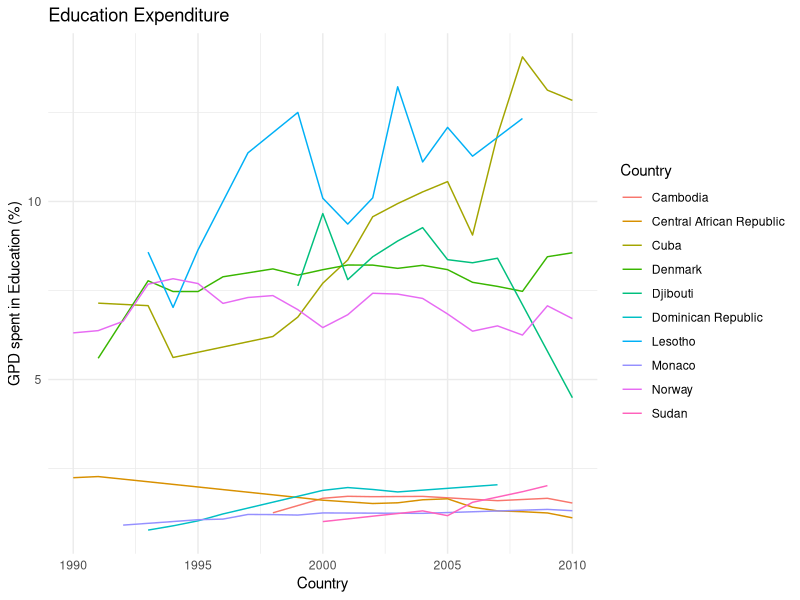

Recreate this plot in R. (Note: this script raises an error after producing the figure.)
## ---- chunk 1
knitr::opts_chunk$set(echo = TRUE)
## ---- chunk 2
library(tidyverse)
library(dplyr)
library(ggplot2)
library(scales)


annualdeath <- read.csv("../Dataset/annual-number-of-deaths-by-cause.csv", header = TRUE)
governmentEducationExpenditure  <- read.csv("../Dataset/total-government-expenditure-on-education-gdp.csv", header = TRUE)
enrolment_ratio_teritiary_education <- read.csv("../Dataset/enrolment-ratio-teritiary-education.csv", header = TRUE)
waterAccess <- read.csv("../Dataset/water-withdrawals-per-capita.csv")
## ---- chunk 3

annualdeath <- annualdeath %>% filter(Code != "");
governmentEducationExpenditure <- governmentEducationExpenditure  %>% filter(Code != "");
waterAccess <- waterAccess %>% filter(Code != "");

## ---- chunk 4
colnames(annualdeath) <- c("Country","Code","Year","Meningitis","Alzheimers disease","Parkinsons disease","Nutritional deficiencies","Malaria",
"Drowning","Interpersonal violence", "Maternal disorders", "HIV AIDS" , "Drug use disorders", "Tuberculosis", "Cardiovascular diseases", "Lower respiratory infections", "Neonatal disorders","Alcohol use disorders", "Self harm", "Exposure to forces of nature", "Diarrheal diseases", "Environmental heat and cold exposure", "Neoplasms", "Conflict and terrorism", "Diabetes mellitus", "Chronic kidney disease", "Poisonings", "Protein energy malnutrition", "Road injuries", "Chronic respiratory diseases", "Cirrhosis and other chronic liver diseases", "Digestive diseases","Fire heat and hot substances","Acute hepatitis", "Measles"
)
colnames(governmentEducationExpenditure) <- c("Country","Code","Year", "GPD spent in Education (%)")

colnames(enrolment_ratio_teritiary_education) <- c("Country","Year","Gender","Age", "Units", "Enrolment ration (%)")

colnames(waterAccess) <- c("Country","Code", "Year", "Water withdrawal per capita ()")
## ---- chunk 5

annualdeath <- select(annualdeath,-Code, -`Interpersonal violence`, -`Fire heat and hot substances`, -`Road injuries`, -`Conflict and terrorism`, -`Exposure to forces of nature`, -`Self harm` , -`Alzheimers disease` , -`Parkinsons disease`, -`Drowning`, -`Maternal disorders`, -`Drug use disorders`, -`Alcohol use disorders` , -`Environmental heat and cold exposure`, -`Poisonings`, -`Neonatal disorders`, -`Nutritional deficiencies` , -`Meningitis`)

governmentEducationExpenditure <- select(governmentEducationExpenditure, -Code)

enrolment_ratio_teritiary_education <- select(enrolment_ratio_teritiary_education, -Units, -Age,)

waterAccess <- select(waterAccess, -Code)
## ---- chunk 6
annualdeath$`Respiratory diseases` <- annualdeath$`Lower respiratory infections` + annualdeath$`Chronic respiratory diseases`

annualdeath$`Digestives diseases` <- annualdeath$`Digestive diseases` + annualdeath$`Cirrhosis and other chronic liver diseases` + annualdeath$`Acute hepatitis`

annualdeath$`Infectious diseases` <- annualdeath$`Malaria` + annualdeath$`Tuberculosis` + annualdeath$`HIV AIDS` + annualdeath$`Measles` + annualdeath$`Diarrheal diseases`

annualdeath$`Other non communicable diseases` <- annualdeath$`Chronic kidney disease` + annualdeath$`Protein energy malnutrition`


annualdeath <- select(annualdeath, -`Lower respiratory infections` , -`Chronic respiratory diseases`, -`Tuberculosis` , -`Digestive diseases`, -`Cirrhosis and other chronic liver diseases`, -`Acute hepatitis`, -`Malaria` , -`HIV AIDS`, -`Measles` , -`Chronic kidney disease` , -`Protein energy malnutrition` ,-`Diarrheal diseases`)
## ---- chunk 7
pays_non_observés_annual_death <- annualdeath %>% group_by(Country) %>% filter(n() < 5)
pays_non_observés_annual_death <- pays_non_observés_annual_death %>% group_by(Country) %>% count()


pays_non_observés_government_exp <- governmentEducationExpenditure %>% group_by(Country) %>% filter(n() < 5)
pays_non_observés_government_exp <- pays_non_observés_government_exp %>% group_by(Country) %>% count()

pays_non_observés_enrolment_ratio_teritiary_education <- enrolment_ratio_teritiary_education %>% group_by(Country) %>% filter(n() < 5)
pays_non_observés_enrolment_ratio_teritiary_education <- pays_non_observés_enrolment_ratio_teritiary_education  %>% group_by(Country) %>% count()

pays_non_observés_water_access <- waterAccess  %>% group_by(Country) %>% filter(n() < 1)
pays_non_observés_water_access <- pays_non_observés_water_access  %>% group_by(Country) %>% count()

print(pays_non_observés_government_exp)
print(pays_non_observés_annual_death)
print(pays_non_observés_enrolment_ratio_teritiary_education)
print(pays_non_observés_water_access)
## ---- chunk 8
annualdeath <- annualdeath %>% filter(Year<2011);

governmentEducationExpenditure <- governmentEducationExpenditure  %>% filter(Year<2011) %>%filter(Year>1989);

enrolment_ratio_teritiary_education <- enrolment_ratio_teritiary_education  %>% filter(Year<2011) %>%filter(Year>1989)  %>%filter(Gender == "All genders") ;

waterAccess <- waterAccess %>% filter(Year<2011) %>%filter(Year>1989)
## ---- chunk 9
governmentEducationExpenditure <- governmentEducationExpenditure %>% group_by(Country) %>% filter(n() > 5) %>% filter(Country != "World")

annualdeath <- annualdeath %>% group_by(Country) %>% filter(n() > 5) %>% filter(Country != "World")

enrolment_ratio_teritiary_education <- enrolment_ratio_teritiary_education %>% group_by(Country) %>% filter(n() > 5) %>% filter(!grepl("^MDG_", Country))

waterAccess <- waterAccess %>% group_by(Country) %>% filter(n() > 1)
## ---- chunk 10
governmentEducationExpenditure %>% group_by(Country)%>%count()

annualdeath %>% group_by(Country)%>%count()

enrolment_ratio_teritiary_education %>% group_by(Country)%>%count()

waterAccess %>% group_by(Country)%>%count()
## ---- chunk 11
governmentEducationExpenditure %>% group_by(Country)%>%summarise() %>% nrow()
annualdeath  %>% group_by(Country)%>%summarise() %>% nrow()
enrolment_ratio_teritiary_education  %>% group_by(Country)%>%summarise() %>% nrow()
waterAccess  %>% group_by(Country)%>%summarise() %>% nrow()
## ---- chunk 12
governmentEducationExpenditure_mean <- governmentEducationExpenditure %>%
  group_by(Country) %>%
  summarise(Mean_GPD_spent = mean(`GPD spent in Education (%)`))

governmentEducationExpenditure_valmax <- governmentEducationExpenditure_mean %>% top_n(5, wt = `Mean_GPD_spent`)

governmentEducationExpenditure_valmin <- governmentEducationExpenditure_mean %>% slice_min(`Mean_GPD_spent`, n = 5)

print(governmentEducationExpenditure_valmin$Country)

print(governmentEducationExpenditure_valmax$Country)
## ---- chunk 13
pays_min_gov_exp <- filter(governmentEducationExpenditure, Country %in% c("Monaco", "Sudan", "Dominican Republic" , "Central African Republic","Cambodia"))

pays_max_gov_exp <- filter(governmentEducationExpenditure, Country %in% c("Cuba","Denmark",  "Djibouti", "Lesotho","Norway"))

pays_combinés_gov_exp <- filter(governmentEducationExpenditure, Country %in% c("Cuba","Denmark",  "Djibouti", "Lesotho","Norway","Monaco", "Sudan", "Dominican Republic" , "Central African Republic","Cambodia"))

## ---- chunk 14
ggplot(data = pays_combinés_gov_exp, aes(x = Year, y = `GPD spent in Education (%)`, group = Country, color = Country)) +
  geom_line() +
  labs(title = "Education Expenditure",
       x = "Country",
       y = "GPD spent in Education (%)") +
  theme_minimal()

## ---- chunk 15
library(RColorBrewer)


# Créer une palette de couleurs distinctes
n_years <- 21
paired_palette <- brewer.pal(n = 12, name = "Paired")
additional_colors <- c("#F7FCF0", "#E0F3DB", "#CEEBC5", "#A8DDB5", "#7BCCC4", "#4EB3D3", "#2B8CBE", "#0868AC", "#084081")
palette <- c(paired_palette, additional_colors)

# Créer le nuage de points avec les couleurs basées sur l'année
ggplot(europe_government_expenditure, aes(x = Country, y = `GPD spent in Education (%)`, color = factor(Year))) +
  geom_point() +
  scale_color_manual(values = palette) +
  theme(axis.text.x = element_text(angle = 90, hjust = 1, vjust = 0)) +
  labs(x = "Country", y = "GPD spent in Education (%)", title = "Education Expenditure in Europe", color = "Year")

## ---- chunk 16

# Créer le nuage de points avec les couleurs basées sur l'année
ggplot(europe_annual_death, aes(x = Country, y = `Cardiovascular diseases`/1000, color = factor(Year))) +
  geom_point() +
  scale_color_manual(values = palette) +
  theme(axis.text.x = element_text(angle = 90, hjust = 1, vjust = 0)) +
  labs(x = "Country", y = "Cardiovascular diseases", title = "death related to cardiovascular diseases in Europe", color = "Year")
